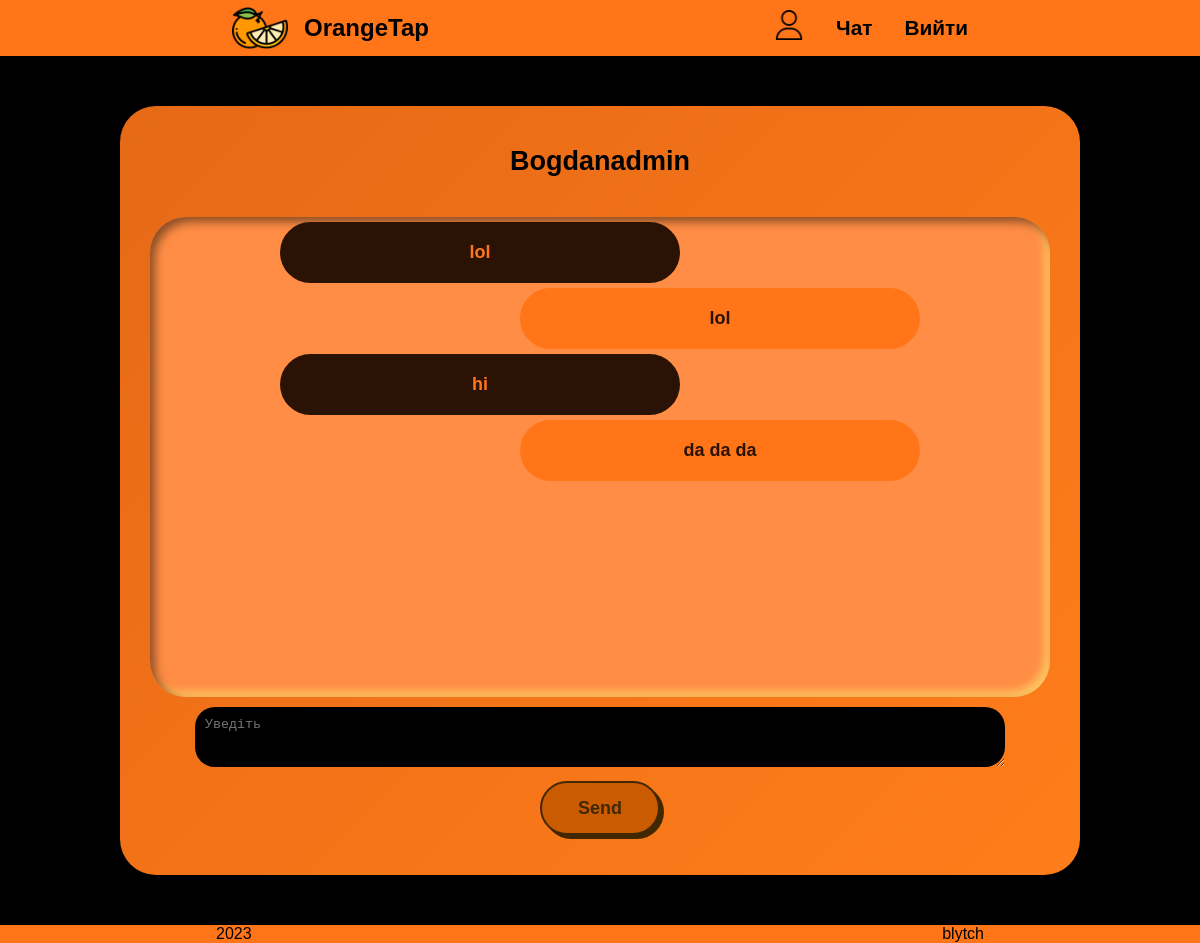
/friend/3/ (signed in), run on the app's committed database.
### users/models.py (models this page shows)
class User(AbstractUser):
	image = models.ImageField(upload_to='users_images', null=True , blank=True)
	friends = models.ManyToManyField('user', related_name = "myfriends" , blank=True)

class ChatMessage(models.Model):
	body = models.TextField()
	msg_sender = models.ForeignKey(User, on_delete=models.CASCADE, related_name="msg_sender")
	msg_receiver = models.ForeignKey(User, on_delete=models.CASCADE, related_name="msg_receiver")
	seen = models.BooleanField(default=False)
	def __str__(self):
		return self.body

### users/views.py (the view, shortened to what this page needs)
# urls.py: path('friend/<int:id>/', views.chat , name="chat"),
def chat(request , id):
	friend = User.objects.get(id=id)
	user = request.user
	profile = User.objects.get(id=friend.id)
	chats = ChatMessage.objects.all()
	rec_chats = ChatMessage.objects.filter(msg_sender=profile , msg_receiver=user )
	form = ChatMessageForm()
	return render(request, 'users/chat.html', {
		"friend" : friend,
		"form" : form,
		"user" : user,
		"profile" : profile ,
		"chats": chats,
		"num": rec_chats.count(),
		"auth": request.user.is_active ,
	})

### users/form.py
class ChatMessageForm(ModelForm):
	body = forms.CharField(widget=forms.Textarea(attrs={'class' : 'inputmsg' , 'rows':3, 'placeholder': 'Уведіть ' }))
	class Meta:
		model = ChatMessage
		fields = ('body', )

### users/templates/users/chat.html (shortened to what this page needs)
{% extends 'users/base.html' %}
{% load static %}
{%block css%}
<link rel="stylesheet" href="{% static 'main_page.css' %}">
<link rel="stylesheet" href="{% static 'styles.css' %}">
{%endblock%}
{% block content%}
	<main class="user_border">
		<div class="user_conteiner">
			<h2 style="padding:0 50px"><a href="{% url 'users:profile' friend.username %}" style="color:black;">{{ friend.username }}</a></h2>
			<div class="bord_mess" id="bord_mess">
				{%for chat_user in chats %}
				{%if chat_user.msg_sender == user and chat_user.msg_receiver == profile %}
					<div class="border_msg_receiver">
						<p style="margin: 0px auto; ">
							{{chat_user }}
						</p>
					</div>
				{% elif chat_user.msg_sender == profile and chat_user.msg_receiver == user%}
					<div class="border_msg_sender">
						<p style="margin: 0px auto; ">
							{{chat_user }}
						</p>
					</div>
				{% endif %}
				{%endfor%}
			</div>
			<form action="" id="myform" method="POST">
				{{form.body}}
				<button class="button-74" type='submit' id="submit" >Send</button>
			</form>
		</div>
	</main>
{% endblock %}

### static/main_page.css (style rules this page uses)
* { box-sizing: border-box; }
h1, h2, h3, h4, h5, h6 { margin: 0; padding: 0; }
a { text-decoration: none; }
body { background-color: rgb(0, 0, 0); height: 100vh; display: flex; margin: auto; flex-direction: column; font-family:Arial, Helvetica, sans-serif; }
.user_border { margin: 50px auto ; padding: 40px 30px; width: 60rem; flex: 1 1 auto; border-radius: 36px; background: linear-gradient(315deg, #ff7d1a, #e66916); }
.user_border p { text-align: center; font-size: 20px; font-weight: 700; }
.user_conteiner { text-align: center; }
.user_conteiner h2 { font-size: 27px; margin-bottom: 40px; }
.user_conteiner p { margin: 50px auto; max-width: 40rem; font-size: 18px; }
.bord_mess { width: 100%; height: 60vh; scrollbar-width: none; overflow-y: scroll; border-radius: 36px; background: #ff8d45; box-shadow: inset 5px 5px 10px #8c4e26,inset -5px -5px 10px #ffcc64; }

### static/styles.css (style rules this page uses)
* { box-sizing: border-box; }
p { padding: 0; margin: 0; }
a { text-decoration: none; }
body { background-color: black; height: 100vh; display: flex; margin: auto; flex-direction: column; font-family: Arial, Helvetica, sans-serif; }
.inputmsg { width: 90%; margin: 10px 0 ; background-color: black; border-radius: 20px; height: 60px; color: #FF7518; border: none; padding: 10px; }
.border_msg_sender { max-width: 400px; margin: 5px auto; border-radius: 36px; background-color: #2A1304; padding: 20px; color: #FF7518; position: relative; right: 10vw; font-weight: 700; }
.border_msg_receiver { max-width: 400px; margin: 5px auto; border-radius: 36px; background-color: #FF7518; padding: 20px; color: #2A1304; font-weight: 700; position: relative; left: 10vw; }
.button-74 { background-color: #cb5b00; border: 2px solid #422800; border-radius: 30px; box-shadow: #422800 4px 4px 0 0; color: #422800; cursor: pointer; display: inline-block; font-weight: 600; font-size: 18px; padding: 0 18px; line-height: 50px; text-align: center; text-decoration: none; user-select: none; -webkit-user-select: none; touch-action: manipulation; }
@media (min-width: 690px) { .button-74 { min-width: 120px; padding: 0 25px; } }

### data on the page
User: username "Bogdanadmin"
ChatMessage: body "lol"
ChatMessage: body "lol"
ChatMessage: body "hi"
ChatMessage: body "da da da"
